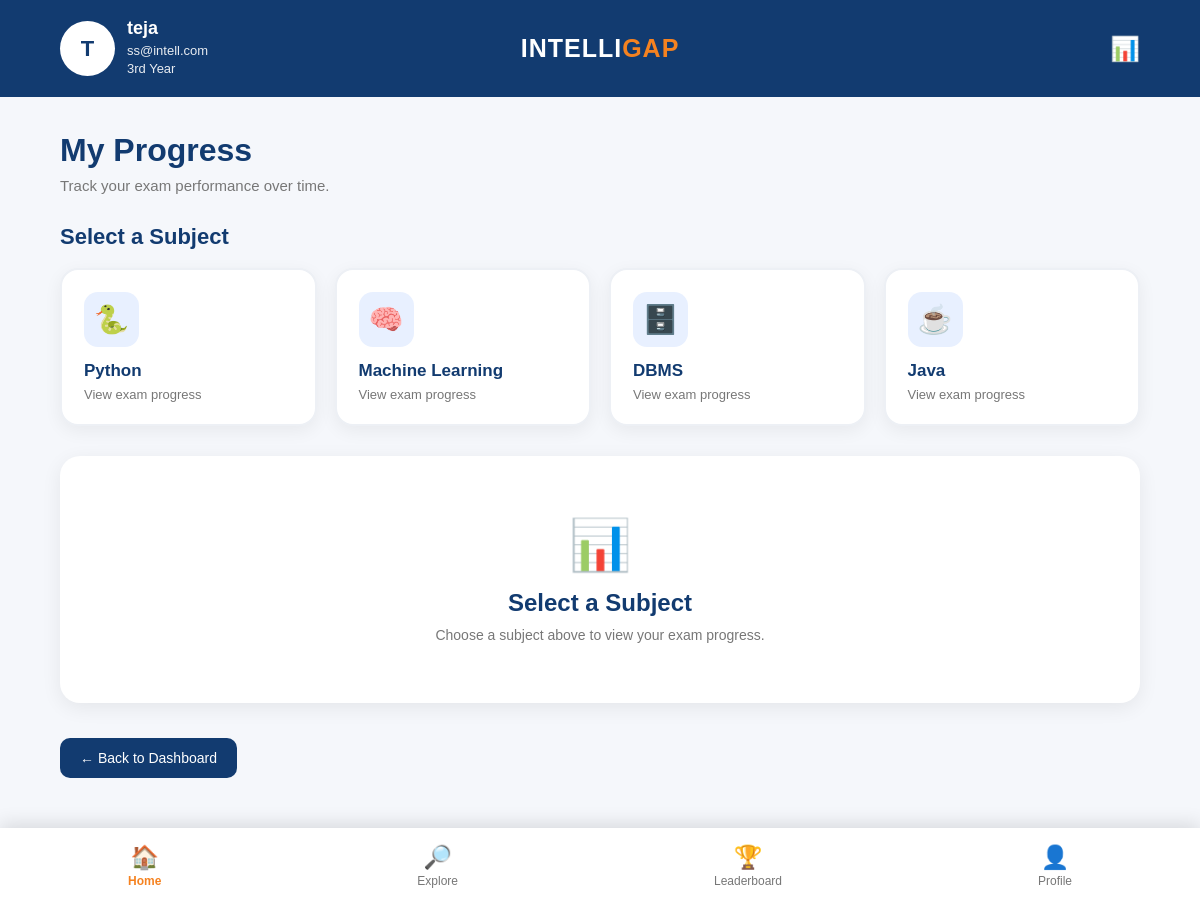
The page /progress/ (signed in) on the database its author committed.
### accounts/models.py (models this page shows, shortened)
class Student(models.Model):
    name = models.CharField(max_length=100)
    email = models.EmailField(unique=True)
    phone = models.CharField(
        max_length=15,
        unique=True,
        null=True,
        blank=True
    )
    password = models.CharField(max_length=128)
    year = models.CharField(
        max_length=20,
        null=True,
        blank=True
    )

### accounts/views/history_views.py (the view)
def progress_analysis(request):
    student_id = request.session.get("student_id")
    if not student_id:
        return redirect("/login/")
    try:
        student = Student.objects.get(
            id=student_id
        )
    except Student.DoesNotExist:
        request.session.flush()
        return redirect("/login/")
    subjects = [
        {
            "name": "Python",
            "icon": "🐍"
        },
        {
            "name": "Machine Learning",
            "icon": "🧠"
        },
        {
            "name": "DBMS",
            "icon": "🗄️"
        },
        {
            "name": "Java",
            "icon": "☕"
        }
    ]
    selected_subject = request.GET.get(
        "subject",
        ""
    )
    results = QuizResult.objects.filter(
        student=student
    ).order_by("created_at")
    progress_data = []
    for result in results:
        if (
            selected_subject
            and result.subject != selected_subject
        ):
            continue
        if result.total_questions > 0:
            percentage = round(
                (
                    result.score
                    / result.total_questions
                ) * 100
            )
        else:
            percentage = 0
        exam_date = result.created_at.strftime(
            "%d %b %Y"
        )
        exam_time = result.created_at.strftime(
            "%I:%M %p"
        )
        progress_data.append(
            {
                "subject": result.subject,
                "percentage": percentage,
                "score": result.score,
                "total_questions": result.total_questions,
                "date": exam_date,
                "time": exam_time,
            }
        )
    has_progress = len(progress_data) > 0
    context = {
        "student": student,
        "subjects": subjects,
        "selected_subject": selected_subject,
        "progress_data": progress_data,
        "has_progress": has_progress,
    }
    return render(
        request,
        "accounts/progress.html",
        context
    )

### accounts/templates/accounts/progress.html (shortened to what this page needs)
<!DOCTYPE html>
<html lang="en">
<head>
</head>
<body>
    <header class="header">
        <div class="profile">
            <div class="profile-icon">
                {% if student.name %}
                    {{ student.name|first|upper }}
                {% else %}
                    S
                {% endif %}
            </div>
            <div class="student-details">
                <h3>
                    {{ student.name }}
                </h3>
                <p>
                    {{ student.email }}
                </p>
                {% if student.year %}
                    <p>
                        {{ student.year }}
                    </p>
                {% endif %}
            </div>
        </div>
        <div class="logo">
            <h1>
                INTELLI<span>GAP</span>
            </h1>
        </div>
        <div class="header-icon">
            📊
        </div>
    </header>
    <main class="container">
        <div class="page-title">
            <h1>
                My Progress
            </h1>
            <p>
                Track your exam performance over time.
            </p>
        </div>
        <h2 class="subject-title">
            Select a Subject
        </h2>
        <div class="subjects">
            {% for subject in subjects %}
                <a
                    href="?subject={{ subject.name|urlencode }}"
                    class="subject-card {% if selected_subject == subject.name %}selected{% endif %}"
                >
                    <div class="subject-icon">
                        {{ subject.icon }}
                    </div>
                    <h3>
                        {{ subject.name }}
                    </h3>
                    <p>
                        View exam progress
                    </p>
                </a>
            {% endfor %}
        </div>
        {% if not selected_subject %}
            <div class="message-card">
                <div class="message-icon">
                    📊
                </div>
                <h2>
                    Select a Subject
                </h2>
                <p>
                    Choose a subject above to view your exam progress.
                </p>
            </div>
        {% endif %}
        <a
            href="{% url 'dashboard' %}"
            class="back-button"
        >
            ← Back to Dashboard
        </a>
    </main>
    <nav class="bottom-nav">
        <a
            href="{% url 'dashboard' %}"
            class="nav-item active"
        >
            <span>
                🏠
            </span>
            Home
        </a>
        <a
            href="/subjects/"
            class="nav-item"
        >
            <span>
                🔎
            </span>
            Explore
        </a>
        <a
            href="#"
            class="nav-item"
        >
            <span>
                🏆
            </span>
            Leaderboard
        </a>
        <a
            href="#"
            class="nav-item"
        >
            <span>
                👤
            </span>
            Profile
        </a>
    </nav>
</body>
</html>

### accounts/templates/accounts/progress.html (style rules this page uses)
* { box-sizing: border-box; margin: 0; padding: 0; font-family: Arial, sans-serif; }
body { background: #f5f7fb; color: #123b70; padding-bottom: 90px; }
.header { background: #123b70; color: white; padding: 18px 5%; display: flex; align-items: center; justify-content: space-between; }
.profile { display: flex; align-items: center; gap: 12px; min-width: 200px; }
.profile-icon { width: 55px; height: 55px; border-radius: 50%; background: white; color: #123b70; display: flex; align-items: center; justify-content: center; font-size: 22px; font-weight: bold; }
.student-details h3 { font-size: 18px; margin-bottom: 4px; }
.student-details p { font-size: 13px; margin: 3px 0; opacity: 0.9; }
.logo { text-align: center; }
.logo h1 { font-size: 25px; letter-spacing: 1px; }
.logo span { color: #f58220; }
.header-icon { min-width: 200px; display: flex; justify-content: flex-end; font-size: 24px; }
.container { width: 90%; max-width: 1200px; margin: 35px auto; }
.page-title { margin-bottom: 30px; }
.page-title h1 { font-size: 32px; color: #123b70; margin-bottom: 8px; }
.page-title p { color: #777; font-size: 15px; }
.subject-title { font-size: 22px; color: #123b70; margin-bottom: 18px; }
.subjects { display: grid; grid-template-columns: repeat(4, 1fr); gap: 18px; margin-bottom: 30px; }
.subject-card { background: white; border: 2px solid #edf0f5; border-radius: 18px; padding: 22px; text-decoration: none; color: #123b70; box-shadow: 0 5px 18px rgba(0, 0, 0, 0.06); transition: 0.2s; }
.subject-icon { width: 55px; height: 55px; border-radius: 14px; background: #e8f0ff; display: flex; align-items: center; justify-content: center; font-size: 28px; margin-bottom: 14px; }
.subject-card h3 { font-size: 17px; margin-bottom: 6px; }
.subject-card p { font-size: 13px; color: #777; }
.message-card { background: white; border-radius: 20px; padding: 60px 30px; text-align: center; box-shadow: 0 5px 20px rgba(0, 0, 0, 0.07); }
.message-icon { font-size: 50px; margin-bottom: 15px; }
.message-card h2 { color: #123b70; margin-bottom: 10px; }
.message-card p { color: #777; font-size: 14px; }
.back-button { display: inline-block; margin-top: 35px; padding: 12px 20px; background: #123b70; color: white; text-decoration: none; border-radius: 10px; font-size: 14px; }
.bottom-nav { position: fixed; bottom: 0; left: 0; right: 0; height: 75px; background: white; display: flex; justify-content: space-around; align-items: center; box-shadow: 0 -4px 18px rgba(0, 0, 0, 0.12); z-index: 100; }
.nav-item { text-decoration: none; color: #777; text-align: center; font-size: 12px; }
.nav-item span { display: block; font-size: 23px; margin-bottom: 3px; }
.nav-item.active { color: #f58220; font-weight: bold; }

### rows shown on the page
Student: name|first "T", name "teja", email "ss@intell.com", year "3rd Year"

### other values the page prints
{{ subject.icon }} "🐍" "🧠" "🗄️" "☕"
{{ subject.name }} "Python" "Machine Learning" "DBMS" "Java"
